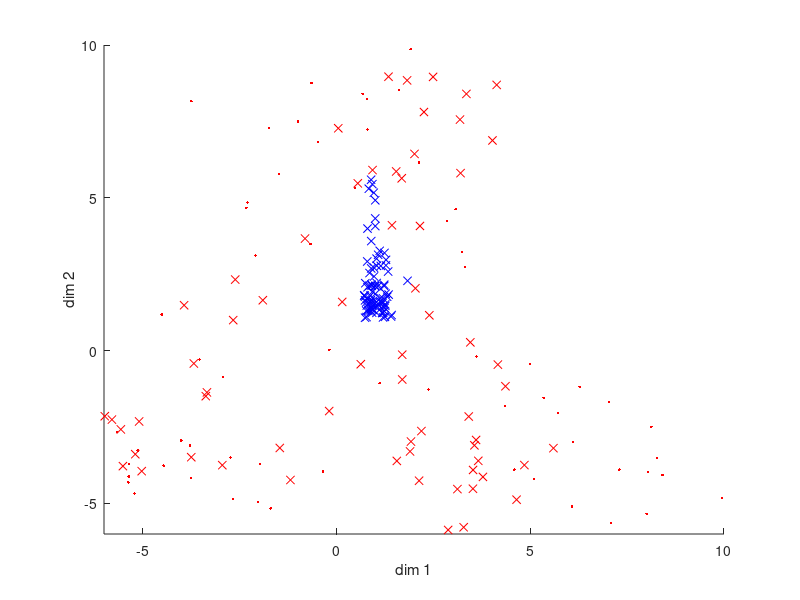
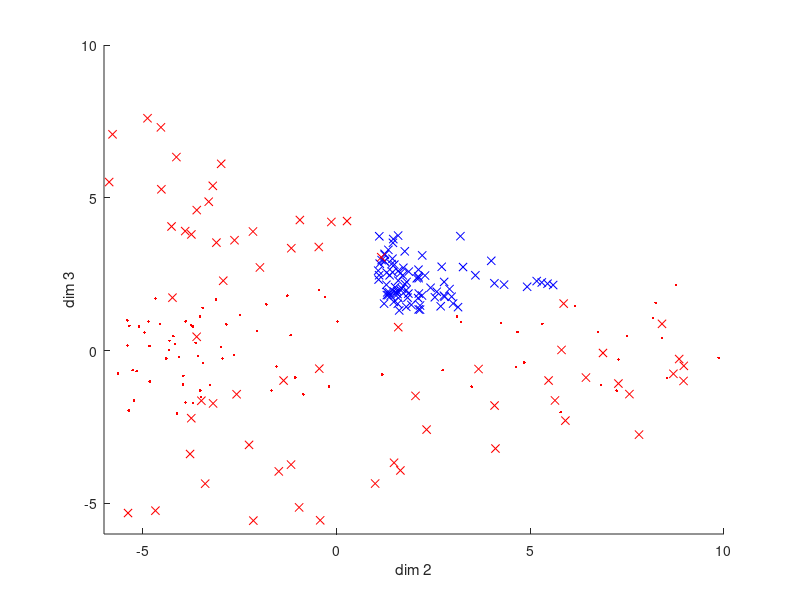

MATLAB code for these plots, in order:
%read in data
load pat_feature
load act18_MDS_med
orig_mds = mds_store';
load rotated_MDS_med
rotated_mds = mds_store;
clearvars -except pat_feature_store orig_mds rotated_mds

%plot overlaid scatterplots
%dim 1 vs. dim 2
figure('Name','dim 1 vs. dim 2');
hold on
plot(pat_feature_store(1,:),pat_feature_store(2,:),'xb');
plot(orig_mds(1,:),orig_mds(2,:),'.r');
plot(rotated_mds(1,:),rotated_mds(2,:),'xr');
xlabel('dim 1');
ylabel('dim 2');
xlim([-6 10]);
ylim([-6 10]);
hold off

%dim 2 vs. dim 3
figure('Name','dim 2 vs. dim 3');
hold on
plot(pat_feature_store(2,:),pat_feature_store(3,:),'xb');
plot(orig_mds(2,:),orig_mds(3,:),'.r');
plot(rotated_mds(2,:),rotated_mds(3,:),'xr');
xlabel('dim 2');
ylabel('dim 3');
xlim([-6 10]);
ylim([-6 10]);
hold off

% %plot individual dimensions: rotated MDS vs. normative
% %dim 1
% [norm_val,order_idx] = sort(pat_feature_store(1,:));
% mds_val = rotated_mds(1,order_idx);
% figure('Name','dim 1');
% x_val = 1:length(order_idx);
% plot(x_val,norm_val,'-ob',x_val,mds_val,'-or','MarkerSize',3);
% xticks(x_val);
% xticklabels(order_idx);
% xtickangle(-45)
% xlabel('pattern index');
% ax = gca;
% ax.FontSize = 6;
% ax.XGrid = 'on';
% 
% %dim 2
% [norm_val,order_idx] = sort(pat_feature_store(2,:));
% mds_val = rotated_mds(2,order_idx);
% figure('Name','dim 2');
% x_val = 1:length(order_idx);
% plot(x_val,norm_val,'-ob',x_val,mds_val,'-or','MarkerSize',3);
% xticks(x_val);
% xticklabels(order_idx);
% xtickangle(-45)
% xlabel('pattern index');
% ax = gca;
% ax.FontSize = 6;
% ax.XGrid = 'on';
% 
% 
% %dim 3
% [norm_val,order_idx] = sort(pat_feature_store(3,:));
% mds_val = rotated_mds(3,order_idx);
% figure('Name','dim 3');
% x_val = 1:length(order_idx);
% plot(x_val,norm_val,'-ob',x_val,mds_val,'-or','MarkerSize',3);
% xticks(x_val);
% xticklabels(order_idx);
% xtickangle(-45)
% xlabel('pattern index');
% ax = gca;
% ax.FontSize = 6;
% ax.XGrid = 'on';
% 
% 
% %read in data
% fileID = fopen('rotated_MDS_dim23_without_scaling.txt','r');
% rotated_mds = fscanf(fileID,'%f %f %f\n');
% rotated_mds = reshape(rotated_mds,[3,87]);
% fclose(fileID);
% 
% mds_test_old = rotated_mds(:,1:27);
% mds_proto = rotated_mds(:,28:30);
% mds_test_newlow = rotated_mds(:,31:39);
% mds_test_newmed = rotated_mds(:,40:57);
% mds_test_newhigh = rotated_mds(:,58:84);
% mds_newhigh_special = rotated_mds(:,58:87);
% mds_store = rotated_mds;


